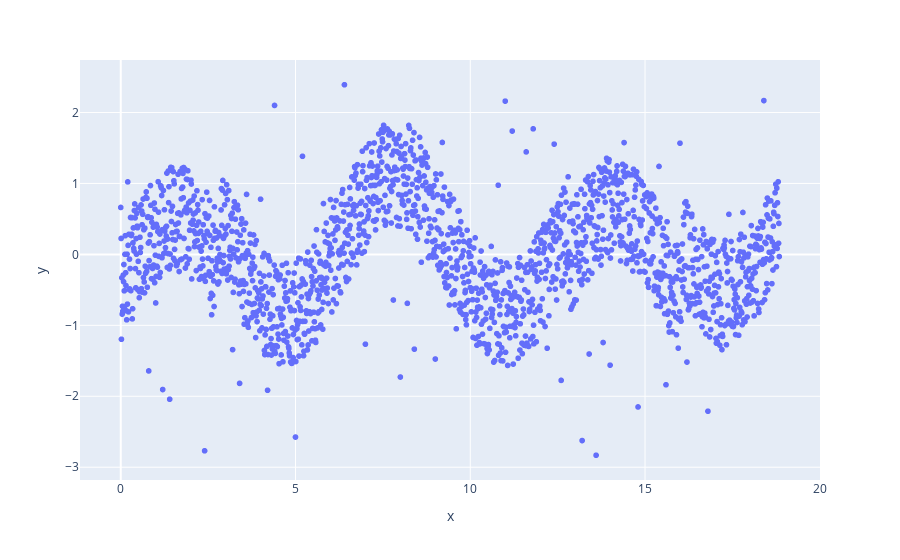

Source (notebook cell):
### Code cell
y3 = y2 - y_hat

px.scatter(x=X.ravel(), y=y3).show()

### Figure 1 — Plotly figure (JSON) as saved in the notebook; plotly's stock layout.template omitted (floating-point values rounded to 4 significant figures; data arrays with more than 128 entries replaced by an {"elided": "..."} marker saying what was removed)
{"data": [{"hovertemplate": "x=%{x}<br>y=%{y}<extra></extra>", "legendgroup": "", "marker": {"color": "#636efa", "symbol": "circle"}, "mode": "markers", "name": "", "showlegend": false, "x": {"elided": "1885 float values"}, "xaxis": "x", "y": {"elided": "1885 float values"}, "yaxis": "y", "type": "scattergl"}], "layout": {"xaxis": {"anchor": "y", "domain": [0.0, 1.0], "title": {"text": "x"}}, "yaxis": {"anchor": "x", "domain": [0.0, 1.0], "title": {"text": "y"}}, "legend": {"tracegroupgap": 0}, "margin": {"t": 60}}}
